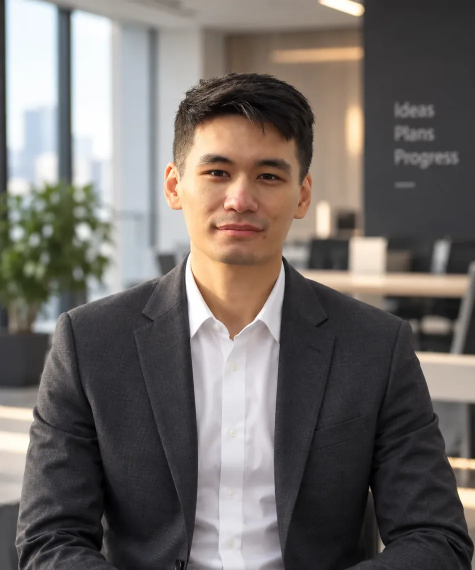
#> input picture assets/images/main.webp, 950 x 1140 px, found by its file name (shown at 1/2 size)
$ python generate_og_image.py
#> lines starting #> are read from the running program, lines starting #| are printed output that depends on the picture; after the words box and inside, x2 and y2 are one past the last pixel; in counts of white or black regions, pixels touching at a corner belong together
#!/usr/bin/env python3
"""
Generates public/og-image.jpg (1200x630, the standard Open Graph / Twitter
Card size) from the site's own portrait and theme colors, rather than using
a generic placeholder.

Colors and copy are pulled from assets/css/theme.css's dark palette and
locales/en.json's site.* / hero.status strings, so this stays in sync with
the actual site rather than duplicating hardcoded values. The portrait is
center-cropped to a square (top 1145x1145 of the 1145x1374 source, which
frames the face/shoulders the same way the hero section's cover-fit crop
does) and composited with a rounded mask.

Uses Poppins (available system-wide on this machine) rather than the site's
actual webfonts (DM Sans / Manrope, loaded from Google Fonts at runtime and
not available to a local script) — visually close enough for a small
amount of card copy; swap FONT_DIR below if you vendor the real webfonts
later.

Usage: python3 scripts/generate_og_image.py
Requires Pillow (`pip install Pillow --break-system-packages` if missing).
"""
from pathlib import Path
from PIL import Image, ImageDraw, ImageFilter, ImageFont

WIDTH, HEIGHT = 1200, 630

COLOR_BG = '#0c0d11'
COLOR_TEXT = '#eceaf2'
COLOR_MUTED = '#9a9ca6'
COLOR_ACCENT = '#8a83ff'

NAME = 'Zhassulan Serikuly'
ROLE = 'Senior Software Engineer · 6+ years in production'
DESCRIPTION = (
    'Engineering portfolio — frontend architecture, performance, '
    'modernization, GIS and production systems.'
)
EYEBROW = 'ENGINEERING NOTEBOOK'

FONT_DIR = Path('/usr/share/fonts/truetype/google-fonts')
FONT_BOLD = FONT_DIR / 'Poppins-Bold.ttf'
FONT_MEDIUM = FONT_DIR / 'Poppins-Medium.ttf'
FONT_REGULAR = FONT_DIR / 'Poppins-Regular.ttf'

PORTRAIT_SRC = Path('assets/images/main.webp')
OUTPUT = Path('public/og-image.jpg')


def wrap_text(draw: ImageDraw.ImageDraw, text: str, font: ImageFont.FreeTypeFont, max_width: int) -> list[str]:
    words = text.split()
    lines: list[str] = []
    current = ''
    for word in words:
        candidate = f'{current} {word}'.strip()
        if draw.textlength(candidate, font=font) <= max_width:
            current = candidate
        else:
            if current:
                lines.append(current)
            current = word
    if current:
        lines.append(current)
    return lines


def fit_font(draw: ImageDraw.ImageDraw, text: str, font_path: Path, max_width: int, start_size: int, min_size: int = 32) -> ImageFont.FreeTypeFont:
    size = start_size
    font = ImageFont.truetype(str(font_path), size)
    while draw.textlength(text, font=font) > max_width and size > min_size:
        size -= 2
        font = ImageFont.truetype(str(font_path), size)
    return font


def rounded_mask(size: tuple[int, int], radius: int) -> Image.Image:
    mask = Image.new('L', size, 0)
    draw = ImageDraw.Draw(mask)
    draw.rounded_rectangle([(0, 0), (size[0] - 1, size[1] - 1)], radius=radius, fill=255)
    return mask


def main() -> None:
    canvas = Image.new('RGB', (WIDTH, HEIGHT), COLOR_BG)
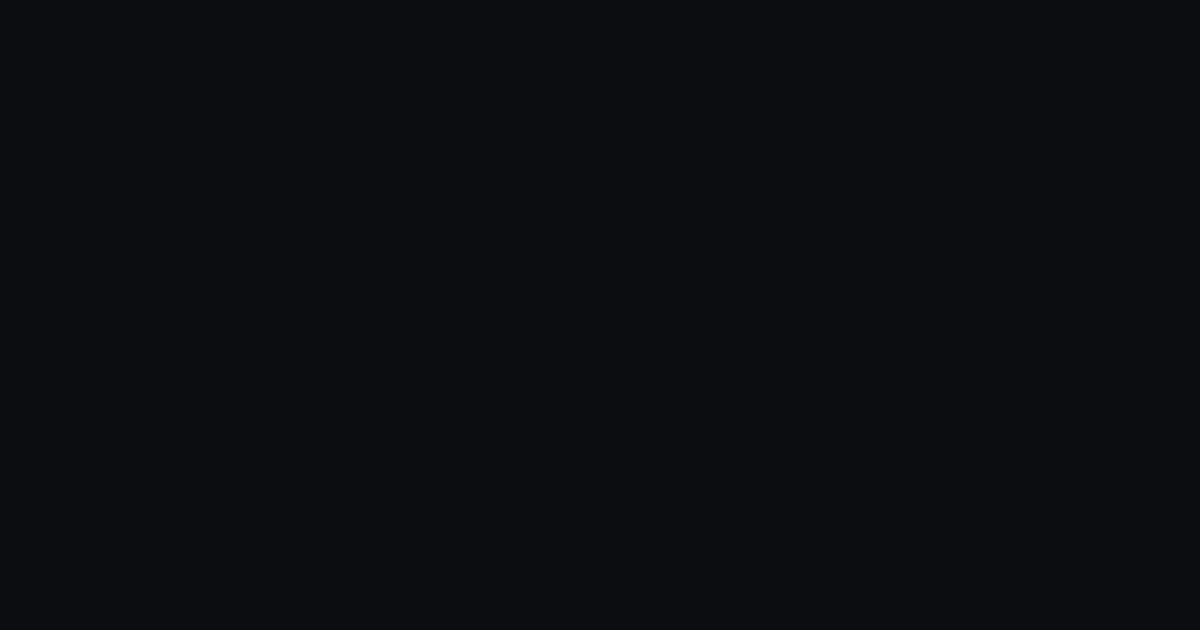
#> canvas: PIL image 1200x630 RGB; mean R, G, B 12, 13, 17

    # Soft accent glow behind where the portrait will sit.
    glow = Image.new('RGB', (WIDTH, HEIGHT), COLOR_BG)
    glow_draw = ImageDraw.Draw(glow)
    glow_center = (900, HEIGHT // 2)
    glow_draw.ellipse(
        [glow_center[0] - 260, glow_center[1] - 260, glow_center[0] + 260, glow_center[1] + 260],
        fill=COLOR_ACCENT,
    )
    glow = glow.filter(ImageFilter.GaussianBlur(90))
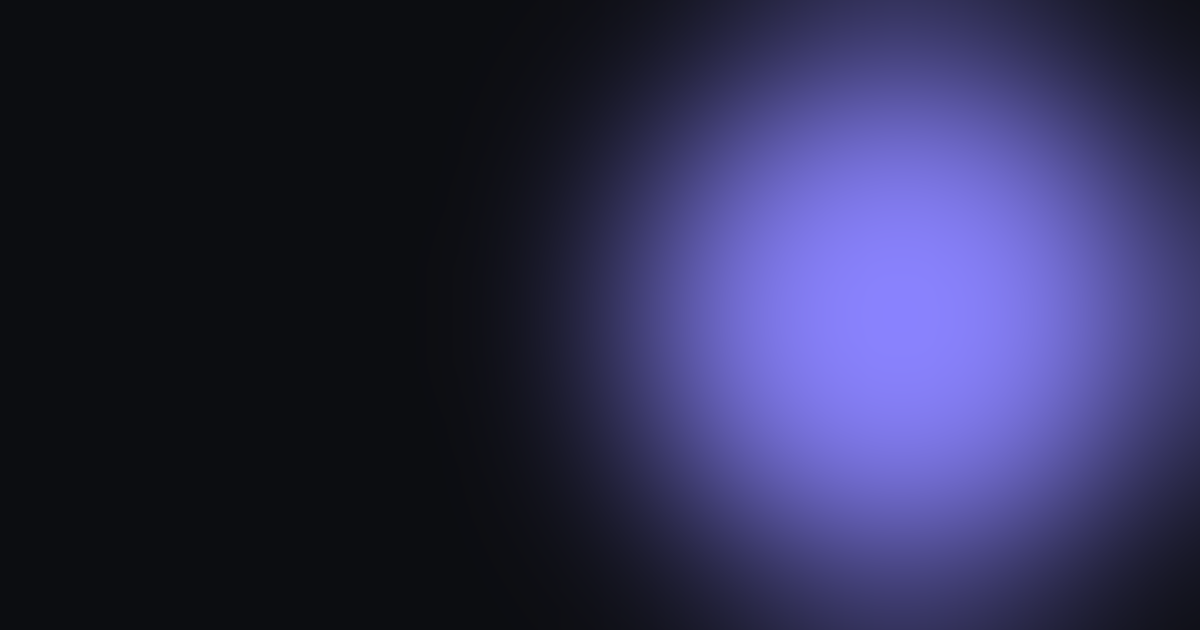
#> glow: PIL image 1200x630 RGB; mean R, G, B 46.1, 44.9, 81.4
    canvas = Image.blend(canvas, glow, 0.35)
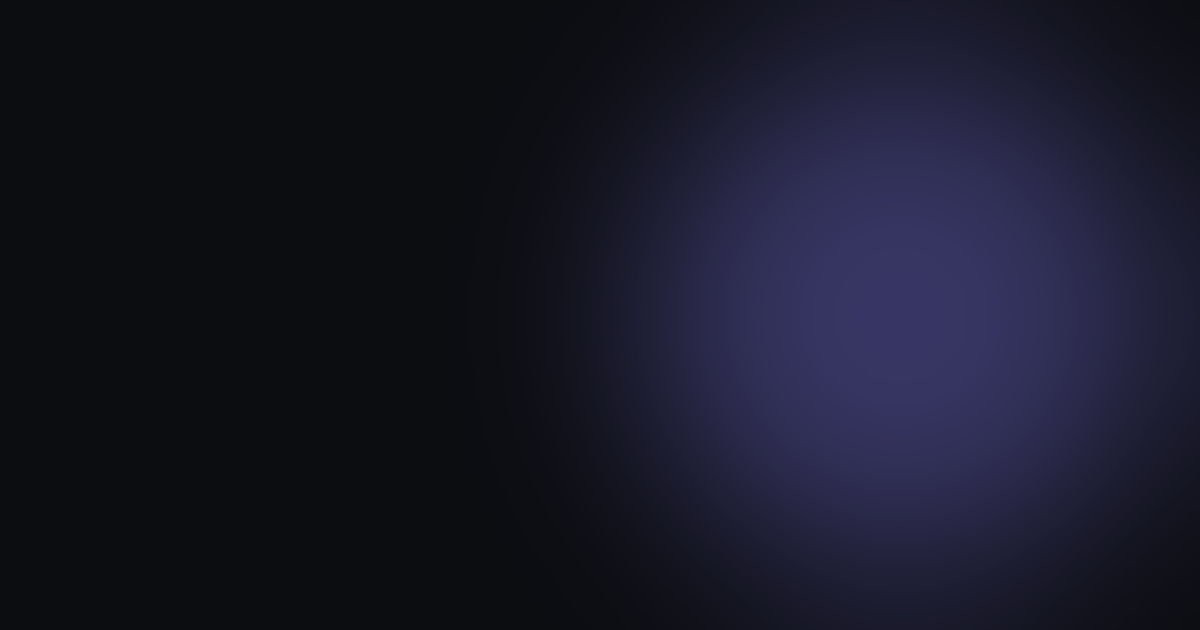
#> canvas: PIL image 1200x630 RGB; mean R, G, B 23.6, 23.9, 39.2

    # Portrait: top square crop (frames face/shoulders), resized, rounded.
    portrait_size = 440
    portrait_radius = 36
    with Image.open(PORTRAIT_SRC) as src:
#> src is the input picture: PIL image 950x1140 RGB; mean R, G, B 112.8, 107, 103.2
        src = src.convert('RGB')
        square_side = min(src.width, src.height)
#> square_side = 950
        cropped = src.crop((0, 0, square_side, square_side))
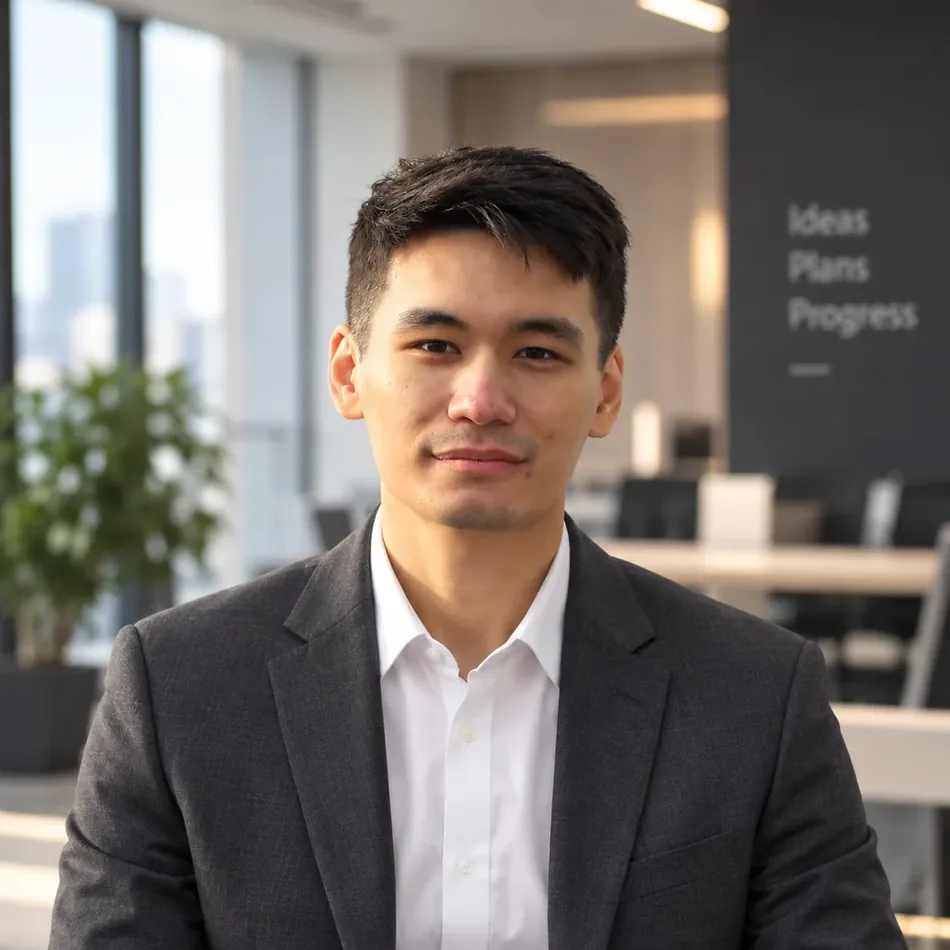
#> cropped: PIL image 950x950 RGB; mean R, G, B 121.3, 114.7, 109.6
        cropped = cropped.resize((portrait_size, portrait_size), Image.LANCZOS)
#> cropped: PIL image 440x440 RGB

    mask = rounded_mask((portrait_size, portrait_size), portrait_radius)
#> in rounded_mask, `mask = Image.new('L', size, 0)`: mask: PIL image 440x440 L; every value is 0
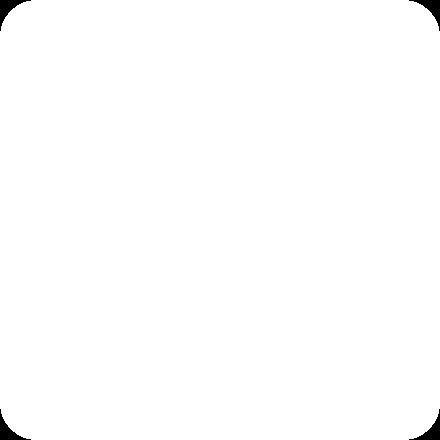
#> mask: PIL image 440x440 L; 99.4% white; 4 black regions, box (x1, y1, x2, y2) and area: (0, 0, 31, 31) 287, (409, 0, 440, 31) 287, (0, 409, 31, 440) 287, (409, 409, 440, 440) 287
    portrait_pos = (WIDTH - portrait_size - 100, (HEIGHT - portrait_size) // 2)
    canvas.paste(cropped, portrait_pos, mask)
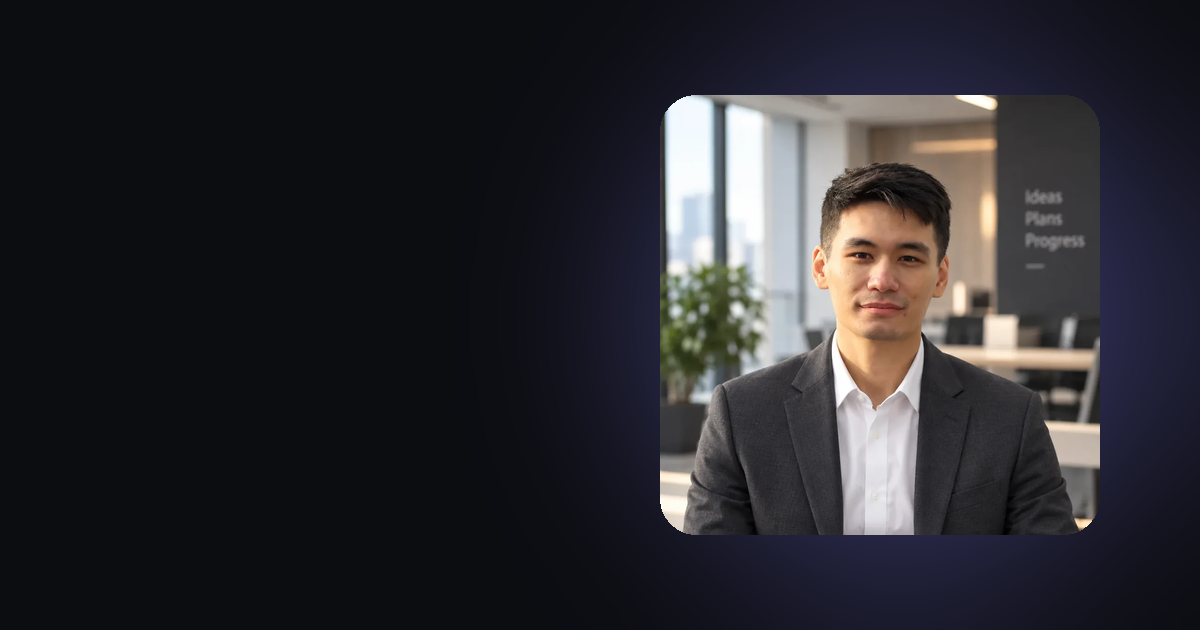
#> canvas: PIL image 1200x630 RGB; mean R, G, B 43.2, 42.1, 47.2

    draw = ImageDraw.Draw(canvas)
    # Thin accent border to lift the portrait off the background.
    border_box = [
        portrait_pos[0] - 1, portrait_pos[1] - 1,
        portrait_pos[0] + portrait_size, portrait_pos[1] + portrait_size,
    ]
    draw.rounded_rectangle(border_box, radius=portrait_radius, outline=COLOR_ACCENT, width=2)

    left = 80
    text_max_width = portrait_pos[0] - left - 40

    font_eyebrow = ImageFont.truetype(str(FONT_MEDIUM), 22)
    # Auto-shrinks so a longer name never runs into the portrait frame.
    font_name = fit_font(draw, NAME, FONT_BOLD, text_max_width, start_size=62, min_size=36)
    font_role = ImageFont.truetype(str(FONT_MEDIUM), 25)
    font_desc = ImageFont.truetype(str(FONT_REGULAR), 23)

    y = 140
    draw.text((left, y), EYEBROW, font=font_eyebrow, fill=COLOR_ACCENT)
    # Letter-spacing isn't native to PIL's text draw; a manual eyebrow rule
    # under it reads the same "label" role instead.
    y += 34
    draw.rectangle([left, y, left + 46, y + 3], fill=COLOR_ACCENT)

    y += 40
    draw.text((left, y), NAME, font=font_name, fill=COLOR_TEXT)

    # ROLE and DESCRIPTION wrap (rather than shrink, like NAME does) —
    # shrinking a full sentence down to name.max_width would make it
    # illegibly small next to a 50-60px name, so it wraps to 2 lines
    # instead and the rest of the layout below just follows however many
    # lines that took.
    y += 92
    for line in wrap_text(draw, ROLE, font_role, text_max_width):
#> in wrap_text, `words = text.split()`: words = ['Senior', 'Software', 'Engineer', '·', '6+', 'years', 'in', 'production']
#> in wrap_text, `current = ''`: current = ''
        draw.text((left, y), line, font=font_role, fill=COLOR_ACCENT)
        y += 36
#> this loop made 2 passes
#> after the loop, y = 378

    y += 20
#> y = 398
    for line in wrap_text(draw, DESCRIPTION, font_desc, text_max_width):
        draw.text((left, y), line, font=font_desc, fill=COLOR_MUTED)
        y += 34
#> this loop made 3 passes
#> (line, y) on passes 2 to 3: ('performance, modernization, GIS and', 466), ('production systems.', 500)
#> y on pass 1: 432
#> after the loop, y = 500

    OUTPUT.parent.mkdir(parents=True, exist_ok=True)
    canvas.save(OUTPUT, 'JPEG', quality=90)
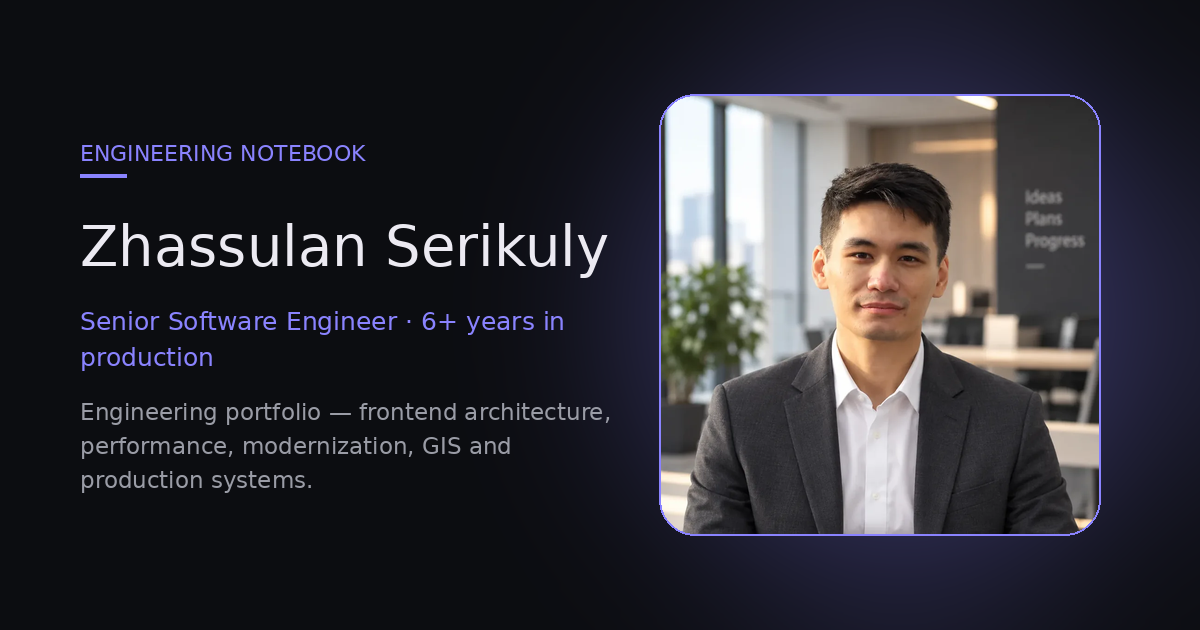
#> saved as og-image.jpg: PIL image 1200x630 RGB; mean R, G, B 47.2, 46, 52.4
#> (the run stopped early here; a loop or call above may not have finished)

$ run again, with assets/images/photo.png saved as assets/images/main.webp
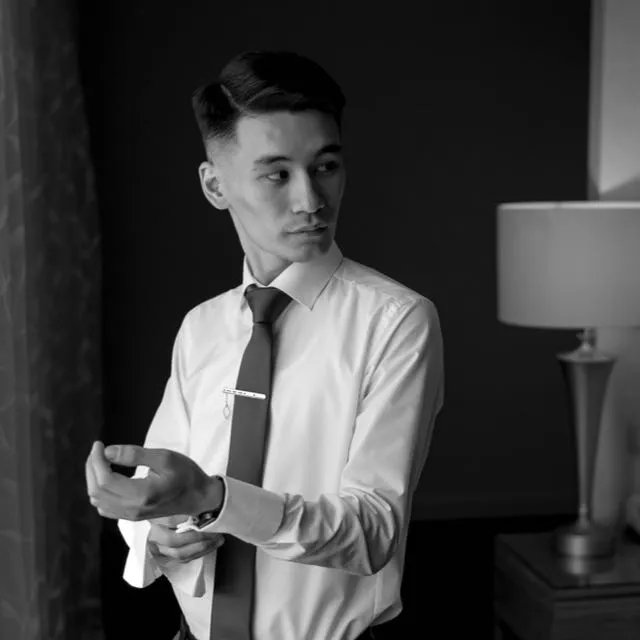
#> input picture assets/images/photo.png, 640 x 640 px, found by its file name
#> in main, src is the input picture: PIL image 640x640 RGB; mean R, G, B 64.8, 64.8, 64.8
#> in main, `canvas.paste(cropped, portrait_pos, mask)`:
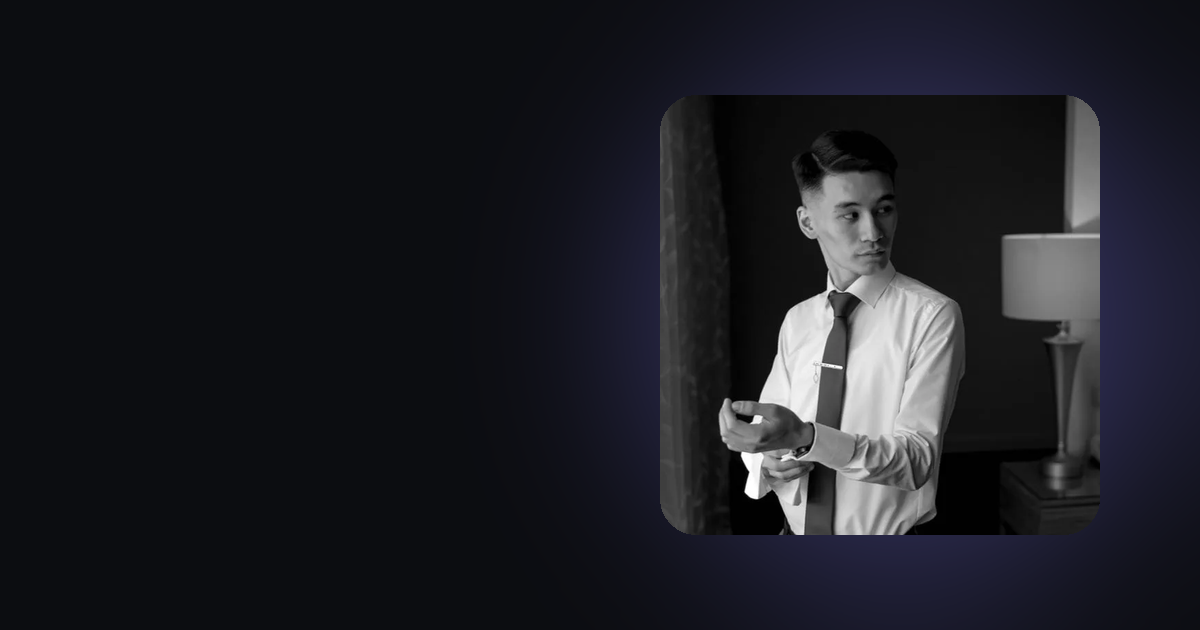
#> canvas: PIL image 1200x630 RGB; mean R, G, B 28.9, 29.4, 35.8
#> words = ['Senior', 'Software', 'Engineer', '·', '6+', 'years', 'in', 'production']
#> current = ''
#> the loop in main, `for line in wrap_text(draw, ROLE, font_role, text_max_width):` made 2 passes
#> (line, y) on passes 1 to 2: ('Senior Software Engineer · 6+ years in', 342), ('production', 378)
#> after the loop in main, `for line in wrap_text(draw, ROLE, font_role, text_max_width):`: y = 378
#> in main, `y += 20`: y = 398
#> the loop in main, `for line in wrap_text(draw, DESCRIPTION, font_desc, text_max_width):` made 3 passes
#> (line, y) on passes 2 to 3: ('performance, modernization, GIS and', 466), ('production systems.', 500)
#> after the loop in main, `for line in wrap_text(draw, DESCRIPTION, font_desc, text_max_width):`: y = 500
#> in main, `canvas.save(OUTPUT, 'JPEG', quality=90)`:
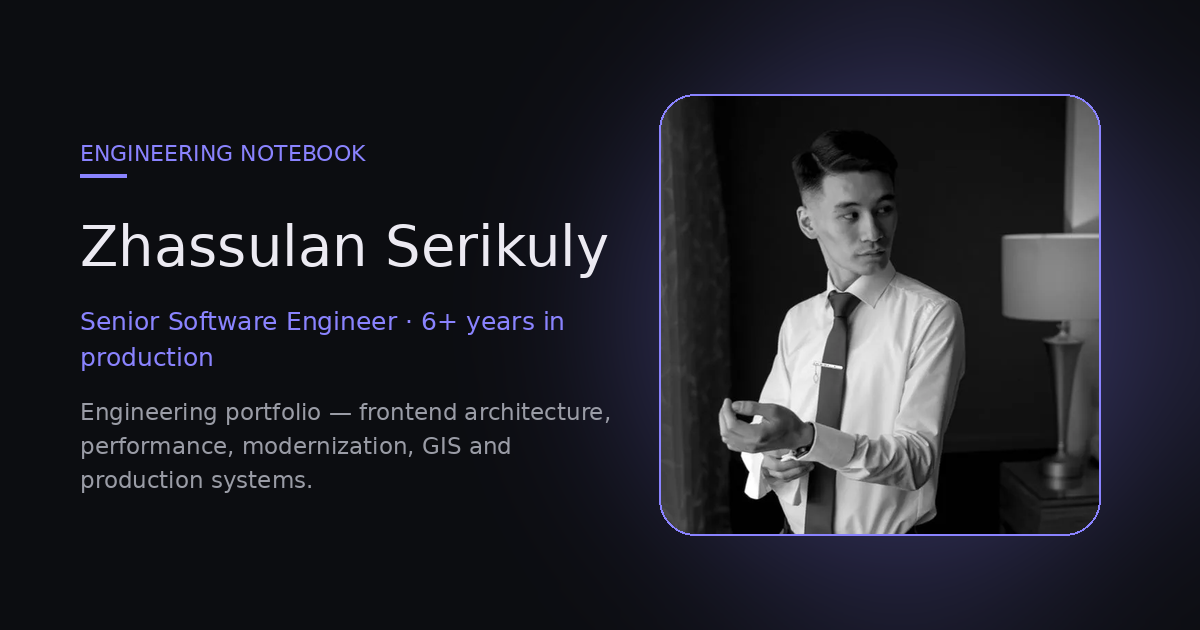
#> saved as og-image.jpg: PIL image 1200x630 RGB; mean R, G, B 33, 33.4, 41.1
